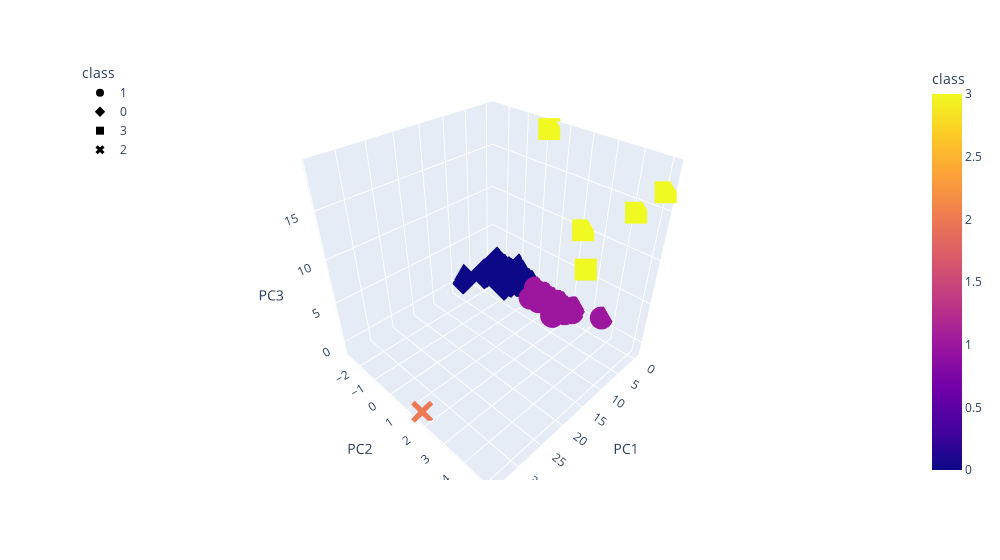

The code cell stored with this chart in its notebook:
### Markdown cell above
## Visualizing Results

### Code cell
# Create a 3D scatter plot using Plotly Express to plot the clusters using the clustered_df DataFrame. 
# You should include the following parameters on the plot: hover_name="CoinName" 
# and hover_data=["Algorithm"] to show this additional info on each data point.
fig = px.scatter_3d(
                    clustered_df,
                    x="PC1",
                    y="PC2",
                    z="PC3",
                    color="class",
                    symbol="class",
                    width=1000,
                    hover_name="CoinName",
                    hover_data=["Algorithm"]
)
fig.update_layout(legend=dict(x=0, y=1))
fig.show()

### Figure 1 — Plotly figure (JSON) as saved in the notebook; plotly's stock layout.template omitted (floating-point values rounded to 4 significant figures; data arrays with more than 128 entries replaced by an {"elided": "..."} marker saying what was removed)
{"data": [{"customdata": {"elided": "283x1 str values"}, "hovertemplate": "<b>%{hovertext}</b><br><br>class=%{marker.color}<br>PC1=%{x}<br>PC2=%{y}<br>PC3=%{z}<br>Algorithm=%{customdata[0]}<extra></extra>", "hovertext": {"elided": "283 str values"}, "legendgroup": "1", "marker": {"color": {"elided": "283 int values"}, "coloraxis": "coloraxis", "symbol": "circle"}, "mode": "markers", "name": "1", "scene": "scene", "showlegend": true, "type": "scatter3d", "x": {"elided": "283 float values"}, "y": {"elided": "283 float values"}, "z": {"elided": "283 float values"}}, {"customdata": {"elided": "243x1 str values"}, "hovertemplate": "<b>%{hovertext}</b><br><br>class=%{marker.color}<br>PC1=%{x}<br>PC2=%{y}<br>PC3=%{z}<br>Algorithm=%{customdata[0]}<extra></extra>", "hovertext": {"elided": "243 str values"}, "legendgroup": "0", "marker": {"color": {"elided": "243 int values"}, "coloraxis": "coloraxis", "symbol": "diamond"}, "mode": "markers", "name": "0", "scene": "scene", "showlegend": true, "type": "scatter3d", "x": {"elided": "243 float values"}, "y": {"elided": "243 float values"}, "z": {"elided": "243 float values"}}, {"customdata": [["VeChainThor Authority"], ["Proof-of-BibleHash"], ["SHA-256 + Hive"], ["Proof-of-Authority"], ["ECC 256K1"]], "hovertemplate": "<b>%{hovertext}</b><br><br>class=%{marker.color}<br>PC1=%{x}<br>PC2=%{y}<br>PC3=%{z}<br>Algorithm=%{customdata[0]}<extra></extra>", "hovertext": ["Vechain", "BiblePay", "LitecoinCash", "Poa Network", "Acute Angle Cloud"], "legendgroup": "3", "marker": {"color": [3, 3, 3, 3, 3], "coloraxis": "coloraxis", "symbol": "square"}, "mode": "markers", "name": "3", "scene": "scene", "showlegend": true, "type": "scatter3d", "x": [4.401, -0.2548, -0.2354, -0.4843, -0.3266], "y": [3.198, 4.219, 0.2569, 5.069, 2.195], "z": [8.029, 14.09, 18.98, 16.79, 10.07]}, {"customdata": [["TRC10"]], "hovertemplate": "<b>%{hovertext}</b><br><br>class=%{marker.color}<br>PC1=%{x}<br>PC2=%{y}<br>PC3=%{z}<br>Algorithm=%{customdata[0]}<extra></extra>", "hovertext": ["BitTorrent"], "legendgroup": "2", "marker": {"color": [2], "coloraxis": "coloraxis", "symbol": "x"}, "mode": "markers", "name": "2", "scene": "scene", "showlegend": true, "type": "scatter3d", "x": [34.05], "y": [1.609], "z": [-1.074]}], "layout": {"coloraxis": {"colorbar": {"title": {"text": "class"}}, "colorscale": [[0, "#0d0887"], [0.1111, "#46039f"], [0.2222, "#7201a8"], [0.3333, "#9c179e"], [0.4444, "#bd3786"], [0.5556, "#d8576b"], [0.6667, "#ed7953"], [0.7778, "#fb9f3a"], [0.8889, "#fdca26"], [1, "#f0f921"]]}, "legend": {"title": {"text": "class"}, "tracegroupgap": 0, "x": 0, "y": 1}, "margin": {"t": 60}, "scene": {"domain": {"x": [0, 1], "y": [0, 1]}, "xaxis": {"title": {"text": "PC1"}}, "yaxis": {"title": {"text": "PC2"}}, "zaxis": {"title": {"text": "PC3"}}}, "width": 1000}}
